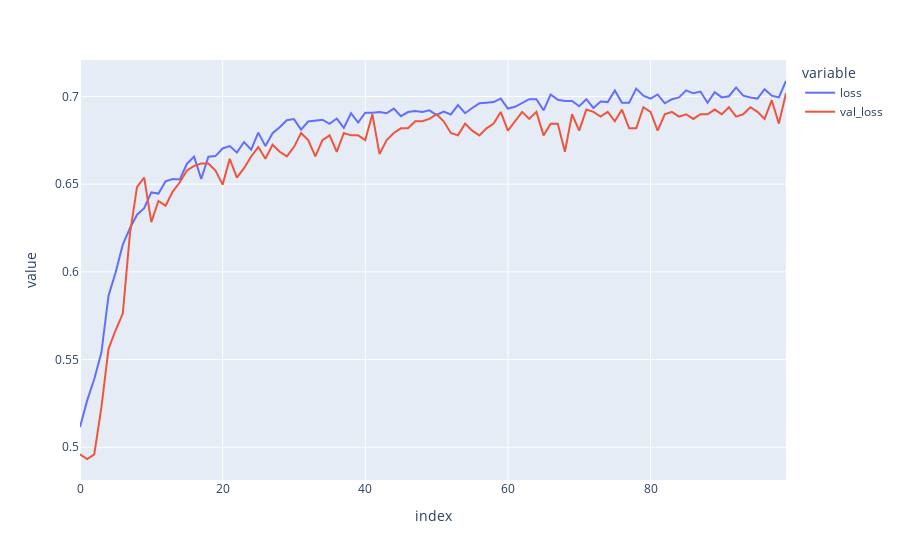

Here is the notebook cell this chart was saved with:
### Code cell
loss = pd.DataFrame({'loss': H.history['loss'], 'val_loss': H.history['val_loss']})
acc = pd.DataFrame({'loss': H.history['accuracy'], 'val_loss': H.history['val_accuracy']})
acc.plot()
